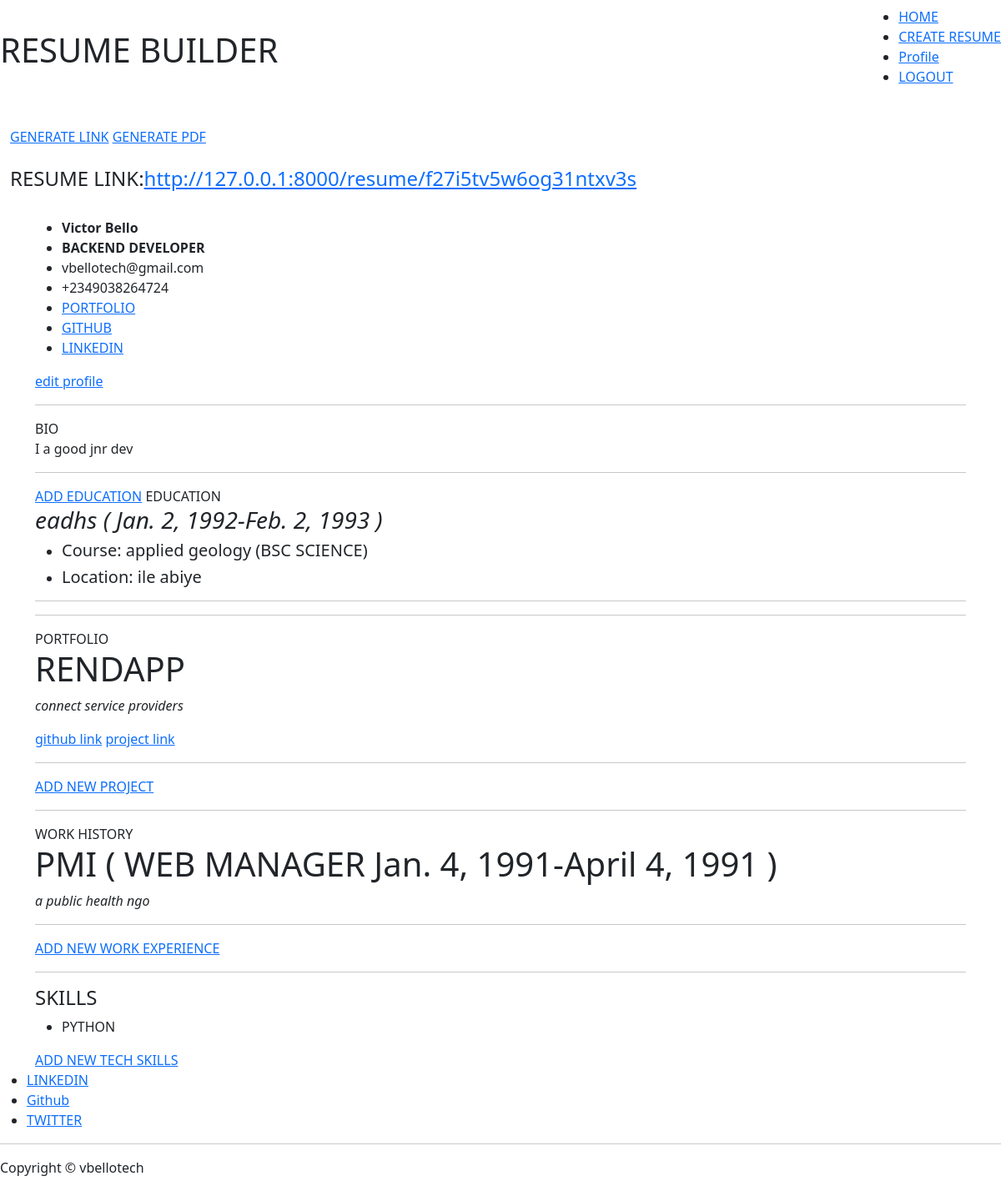
Page /resume/4/preview/ (signed in) on the committed database.
### resume/models.py (models this page shows, shortened)
class Resume(models.Model):
    user = models.ForeignKey('auth.user', on_delete=models.CASCADE)
    name = models.CharField(max_length=60)
    resume_link = models.URLField(blank=True, null=True)
    skills = models.ManyToManyField("Tech", related_name="techskill", blank=True)
    slug = models.SlugField(default=create_code())
    def add_project(self):
        return reverse("resume:add_project", kwargs={
            'pk': self.pk,
        })
    def add_work(self):
        return reverse("resume:add_work", kwargs={
            'pk': self.pk,
        })
    def add_education(self):
        return reverse("resume:add_education", kwargs={
            'pk': self.pk,
        })
    def add_skills(self):
        return reverse("resume:add_skills", kwargs={
            'pk': self.pk,
        })

class Education(models.Model):
    user = models.ForeignKey('auth.user', on_delete=models.CASCADE)
    resume = models.ForeignKey('Resume', related_name="resume_edu", null=True, on_delete=models.CASCADE)
    school_name = models.CharField(max_length=300, blank=True, null=True)
    location = models.CharField(max_length=300, blank=True, null=True)
    field = models.CharField(max_length=300, choices=Field_chioce, blank=True, null=True)
    course = models.CharField(max_length=300, blank=True, null=True)
    enrollment_date = models.DateField(blank=True, null=True)
    graduation_date = models.DateField(blank=True, null=True)

class Project(models.Model):
    user = models.ForeignKey('auth.user', on_delete=models.CASCADE)
    resume = models.ForeignKey('Resume', related_name="resume", null=True, on_delete=models.CASCADE)
    name = models.CharField(max_length=60)
    description = models.CharField(max_length=400, blank=False, null=False)
    github = models.URLField(blank=True, null=True)
    link = models.URLField(blank=True, null=True)
    date_added = models.DateTimeField(default=timezone.now)

class Work(models.Model):
    user = models.ForeignKey('auth.user', on_delete=models.CASCADE)
    resume = models.ForeignKey('Resume', related_name="resume_work", null=True, on_delete=models.CASCADE)
    company_name = models.CharField(max_length=300)
    role = models.CharField(max_length=300, blank=True, null=True)
    company_description = models.CharField(max_length=250, blank=False, null=False)
    start_date = models.DateField()
    end_date = models.DateField(blank=True, null=True)

class Tech(models.Model):
    name = models.CharField(max_length=150, unique=True)
    type = models.CharField(max_length=200, choices=Type_chioce, blank=True, null=True)

### accounts/models.py (models this page shows, shortened)
class Userprofile(models.Model):
    user = models.OneToOneField('auth.user', on_delete=models.CASCADE)
    phone = PhoneNumberField(blank=True, null=True)
    bio = models.TextField(blank=True, null=True)
    experience_year = models.IntegerField(blank=True, null=True)
    portfolio = models.URLField(blank=True, null=True)
    github = models.URLField(blank=True, null=True)
    linkedin = models.URLField(blank=True, null=True)
    has_profile = models.BooleanField(default=False)
    created_date = models.DateTimeField(default=timezone.now)

### resume/views.py (the view)
# urls.py: path('resume/<int:pk>/preview/', ResumePreviewView.as_view(), name="preview_resume"),
class ResumePreviewView(View, LoginRequiredMixin):
    def get(self, request, pk,  *args, **kwargs):
        mainuser = User.objects.get(username=request.user)
        userprofile = Userprofile.objects.get(user=request.user)
        resume = Resume.objects.get(user=self.request.user, pk=pk)
        project = Project.objects.filter(user=request.user, resume=resume)
        work = Work.objects.filter(user=request.user, resume=resume)
        education = Education.objects.filter(user=request.user, resume=resume)
        context =  {
            'user':mainuser,
            'userp':userprofile,
            'resume':resume,
            'projects':project,
            'works':work,
            'education':education,
        }
        return render (self.request, 'resume/resume_review.html', context)

### templates/resume/resume_review.html
{% extends 'base.html' %}
{% load static %}
{% block content %}
<br>
                 <div class="spread">
                    <a href="{% url 'resume:generate_link' pk=resume.pk %}">GENERATE LINK</a>
                   <a href="{% url 'resume:generate_pdf' pk=resume.pk %}">GENERATE PDF</a>
                </div>
<br>
<h4>RESUME LINK:<a href="{{ resume.resume_link }}">{{ resume.resume_link }}</a></h4>
<br>
<div class="container">
<div class="developer">
            <ul>
                <li class="dev"><b>{{ user.last_name }} {{ user.first_name }}</b></li>
                <li class="dev"><b>{{ resume.name }}</b></li>
                <li>{{ user.email }} </li>
                <li>{{ userp.phone }}</li>
                {% if userp.portfolio %}<li><a href="{{ userp.portfolio }}">PORTFOLIO</a></li>{% endif %}
                <li><a href="{{ userp.github }}">GITHUB </a></li>
                <li><a href="{{ userp.linkedin }}">LINKEDIN</a></li>
            </ul>
    <a href="{% url 'user:profile_edit' %}">edit profile</a>
        </div>
<hr>
        <div class="resume">
            <span>BIO</span>
            <p>
                  {{ userp.bio|linebreaksbr	}}
            </p>
        </div>
    <hr>
    <a href="{{ resume.add_education }}">ADD EDUCATION</a>
    {% if education %}
        <span class="topic">EDUCATION</span>
        {% for school in education %}
        <div class="portfolio">
            <em><h3>{{ school.school_name }} ( {{ school.enrollment_date }}-{{ school.graduation_date }} )</h3></em>
            <ul>
                <li><h5>Course: {{ school.course }} ({{ school.field }})</h5></li>
                <li><h5>Location: {{ school.location }}</h5></li>
            </ul>
        </div>
        <hr>
        {% endfor %}
    {% endif %}
<hr>
    {% if projects %}
        <span class="topic">PORTFOLIO</span>
        {% for project in projects %}
        <div class="portfolio">
           <h1>{{ project.name }}</h1>
           <p>
                <em>{{ project.description|linebreaksbr	}}</em>
            </p>
            <div class="pr_li">
                <a href="{{ project.github }}">github link</a>
                {% if project.link %}
                <a href="{{ project.link }}">project link</a>
                {% endif %}
            </div>
        </div>
        <hr>
        {% endfor %}
    {% endif %}
    <a href="{{ resume.add_project }}">ADD NEW PROJECT</a>
<hr>
    {% if works %}
        <span class="topic">WORK HISTORY</span>
        {% for work in works %}
        <div class="portfolio">
            {% if work.end_date %}
            <h1>{{ work.company_name }} ( {{ work.role }} {{ work.start_date }}-{{ work.end_date }} )</h1>
            {% else %}
            <h1>{{ work.company_name }} ( {{ work.role }} {{ work.start_date }}- CURRENT )</h1>
            {% endif %}
            <p>
                <em>{{ work.company_description|linebreaksbr	}}</em>
            </p>
        </div>
        <hr>
        {% endfor %}
    {% endif %}
    <a href="{{ resume.add_work }}">ADD NEW WORK EXPERIENCE</a>
<hr>
        <div class="tech">
             <h4>SKILLS </h4>
                <ul>
                    {% for item in resume.skills.all %}
                    <li>{{ item.name }}</li>
                    {% endfor %}
                </ul>
        </div>
        <a href="{{ resume.add_skills }}">ADD NEW TECH SKILLS</a>
    </div>
{% endblock content %}

### rows in the picture
Resume: resume_link "http://127.0.0.1:8000/resume/f27i5tv5w6og31ntxv3s", name "BACKEND DEVELOPER"
Userprofile: phone "+2349038264724", bio "I a good jnr dev"
Education: school_name "eadhs", enrollment_date "Jan. 2, 1992", graduation_date "Feb. 2, 1993", course "applied geology", field "BSC SCIENCE", location "ile abiye"
Project: name "RENDAPP", description "connect service providers"
Work: company_name "PMI", role "WEB MANAGER", start_date "Jan. 4, 1991", end_date "April 4, 1991", company_description "a public health ngo"
Tech: name "PYTHON"

### other values in the picture
{{ user.last_name }} "Victor"
{{ user.first_name }} "Bello"
{{ user.email }} "vbellotech@gmail.com"
